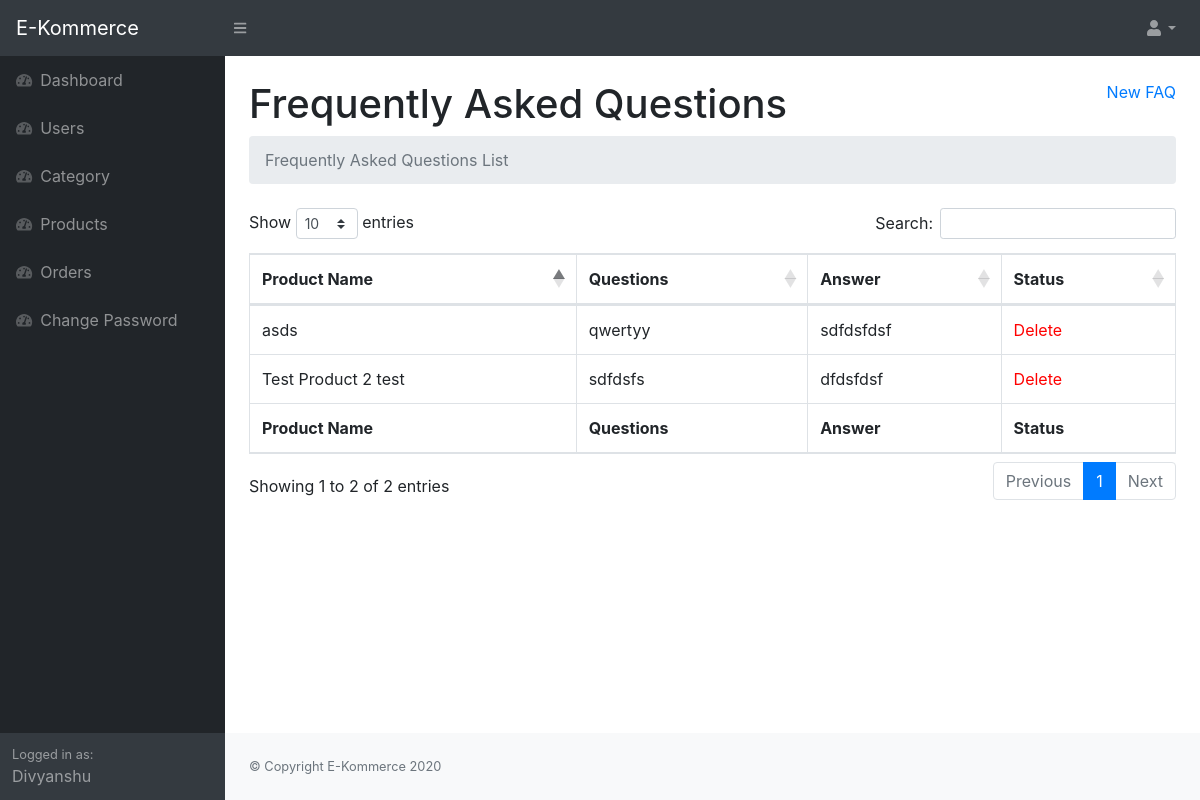
The page /admin/faq.php (signed in) on the database its author committed.
### tables this page shows
CREATE TABLE `faq` (
  `id` int(11) NOT NULL,
  `productid` int(11) NOT NULL,
  `question` mediumtext NOT NULL,
  `answer` mediumtext NOT NULL,
  `status` int(11) NOT NULL
);

CREATE TABLE `products` (
  `id` int(11) NOT NULL,
  `name` varchar(1100) NOT NULL,
  `sdesc` longtext NOT NULL,
  `ldesc` longtext NOT NULL,
  `catid` int(11) NOT NULL,
  `features` longtext NOT NULL,
  `cost` int(11) NOT NULL,
  `photos` longtext NOT NULL,
  `isStock` int(11) NOT NULL,
  `status` int(11) NOT NULL
);

### config.php (called while the page is built, shortened)
<?php
$siteName = "E-Kommerce";

### admin/faq.php (the view, shortened to what this page needs)
<?php
include_once '../config.php';
if (!isset($_COOKIE['adminlogin'])) {
    header('Location: login.php');
    die("Please Wait You are Rediritig..");
} else {
    $name = $_COOKIE['adminname'];
}
?>
<!DOCTYPE html>
<html lang="en">
<head>
    <link href="css/styles.css" rel="stylesheet" />
    <link href="https://cdn.datatables.net/1.10.20/css/dataTables.bootstrap4.min.css" rel="stylesheet" />
</head>
<body class="sb-nav-fixed">
    <nav class="sb-topnav navbar navbar-expand navbar-dark bg-dark">
        <a class="navbar-brand" href="index.php"><?php echo $siteName; ?></a>
        <button class="btn btn-link btn-sm order-1 order-lg-0" id="sidebarToggle" href="#"><i class="fas fa-bars"></i></button>
        <ul class="navbar-nav ml-auto ml-md-0">
            <li class="nav-item dropdown">
                <a class="nav-link dropdown-toggle" id="userDropdown" href="#" role="button" data-toggle="dropdown" aria-haspopup="true" aria-expanded="false"><i class="fas fa-user fa-fw"></i></a>
            </li>
        </ul>
    </nav>
    <div id="layoutSidenav">
        <div id="layoutSidenav_nav">
            <nav class="sb-sidenav accordion sb-sidenav-dark" id="sidenavAccordion">
                <div class="sb-sidenav-menu">
                    <div class="nav">
                        <a class="nav-link" href="index.php">
                            <div class="sb-nav-link-icon"><i class="fas fa-tachometer-alt"></i></div>
                            Dashboard
                        </a>
                        <a class="nav-link" href="users.php">
                            <div class="sb-nav-link-icon"><i class="fas fa-tachometer-alt"></i></div>
                            Users
                        </a>
                        <a class="nav-link" href="category.php">
                            <div class="sb-nav-link-icon"><i class="fas fa-tachometer-alt"></i></div>
                            Category
                        </a>
                        <a class="nav-link" href="products.php">
                            <div class="sb-nav-link-icon"><i class="fas fa-tachometer-alt"></i></div>
                            Products
                        </a>
                        <a class="nav-link" href="orders.php">
                            <div class="sb-nav-link-icon"><i class="fas fa-tachometer-alt"></i></div>
                            Orders
                        </a>
                        <a class="nav-link" href="changepassword.php">
                            <div class="sb-nav-link-icon"><i class="fas fa-tachometer-alt"></i></div>
                            Change Password
                        </a>
                    </div>
                </div>
                <div class="sb-sidenav-footer">
                    <div class="small">Logged in as:</div>
                    <?php echo $name ?>
                </div>
            </nav>
        </div>
        <div id="layoutSidenav_content">
            <main>
                <div class="container-fluid">
                    <a style="float: right;" href="addcategory.php">New FAQ</a>
                    <h1 class="mt-4">Frequently Asked Questions</h1>
                    <ol class="breadcrumb mb-4">
                        <li class="breadcrumb-item active"> Frequently Asked Questions List</li>
                    </ol>
                    <table class="table table-bordered" id="dataTable" width="100%" cellspacing="0">
                        <thead>
                            <tr>
                                <th>Product Name</th>
                                <th>Questions</th>
                                <th>Answer</th>
                                <th>Status</th>
                            </tr>
                        </thead>
                        <tfoot>
                            <tr>
                                <th>Product Name</th>
                                <th>Questions</th>
                                <th>Answer</th>
                                <th>Status</th>
                            </tr>
                        </tfoot>
                        <tbody>
                            <?php
                            $sql = "SELECT * FROM `faq`";
                            $queryRun = mysqli_query($con, $sql);
                            if (mysqli_num_rows($queryRun) > 0) {
                                while ($row = mysqli_fetch_array($queryRun)) {
                                    $productid = $row[1];
                                    $sql2 = "SELECT * FROM `products` WHERE `id` = $productid";
                                    $queryRun2 = mysqli_query($con, $sql2);
                                    if (mysqli_num_rows($queryRun2) > 0) {
                                        while ($row2 = mysqli_fetch_array($queryRun2)) {
                                            $productName = $row2[1];
                                        }
                                    }
                                    echo "
                                    <tr>
                                        <td>$productName</td>
                                        <td>$row[2]</td>
                                        <td>$row[3]</td>
                                        <td><a href='deletefaq.php?id=$row[0]' style='color: red;'>Delete</a></td>
                                    </tr>
                                    ";
                                }
                            }
                            ?>
                        </tbody>
                    </table>
                </div>
            </main>
            <footer class="py-4 bg-light mt-auto">
                <div class="container-fluid">
                    <div class="d-flex align-items-center justify-content-between small">
                        <div class="text-muted">&copy; Copyright <?php echo $siteName ?> 2020</div>
                    </div>
                </div>
            </footer>
        </div>
    </div>
</body>
</html>

### rows shown on the page
faq: productid.name "asds", question "qwertyy", answer "sdfdsfdsf"
faq: productid.name "Test Product 2 test", question "sdfdsfs", answer "dfdsfdsf"

### other values the page prints
$siteName "E-Kommerce"
$name "Divyanshu"
